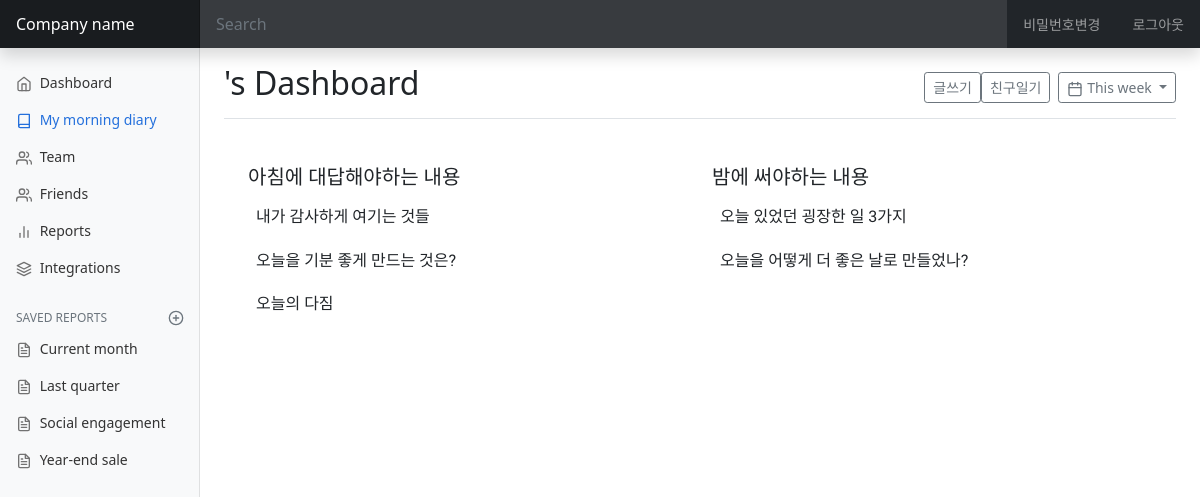
Page /today_diary/12/ (signed in) on the earlier database version.
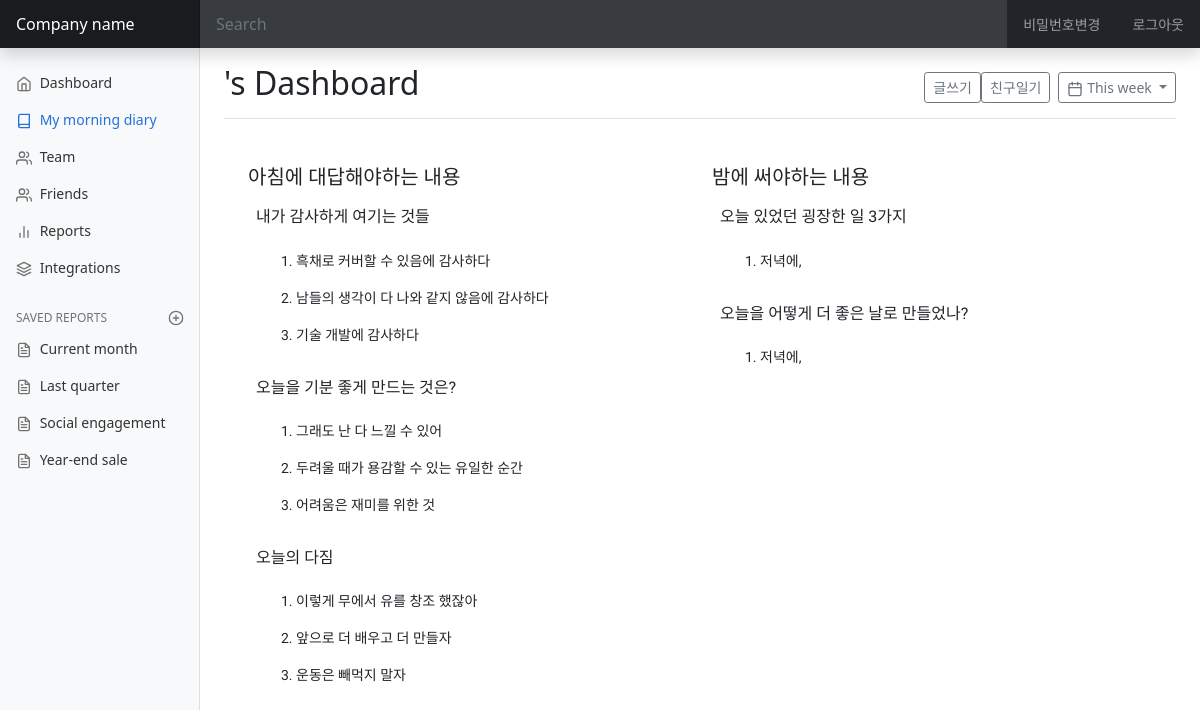
Same page on the later database version.
### diary/models.py (models this page shows, shortened)
class Diary(models.Model):
    thanks = models.TextField(blank=True, null=True)
    feelgood = models.TextField(blank=True, null=True)
    promise = models.TextField(blank=True, null=True)
    donegood = models.TextField(blank=True, null=True)
    makegood = models.TextField(blank=True, null=True)
    dt_created = models.DateTimeField(auto_now_add=True)
    dt_modified = models.DateTimeField(auto_now=True)
    author = models.ForeignKey(User, on_delete=models.SET_NULL, null=True)

### diary/views.py (the view)
# urls.py: path('today_diary/<int:user_id>/', views.TodayDiary.as_view(), name='today-diary'),
class TodayDiary(LoginRequiredMixin, View):
    def get(self, request, user_id):
        today_diary = Diary.objects.filter(author = request.user).filter(dt_created__date=today_humandate)
        if today_diary:
            today_diary=today_diary[0]
            context = {
                "user_id": user_id,
                "today_diary": today_diary,
                "thanks_list": today_diary.thanks.split(", "),
                "feelgood_list": today_diary.feelgood.split(", "),
                "promise_list": today_diary.promise.split(", "),
                "donegood_list": today_diary.donegood.split(", "),
                "makegood_list": today_diary.makegood.split(", ")
            }
        else:
            context = {
                "user_id": user_id,
            }
        return render(request, 'diary/today_diary.html', context=context)

### diary/templates/diary/today_diary.html (shortened to what this page needs)
{% extends 'diary/base.html' %}
{% block main_area %}
<main class="col-md-9 ms-sm-auto col-lg-10 px-md-4">
	<div class="d-flex justify-content-between flex-wrap flex-md-nowrap align-items-center pt-3 pb-2 mb-3 border-bottom">
		<h1 class="h2">{{ username }}'s Dashboard</h1>
		<div class="btn-toolbar mb-2 mb-md-0">
			<div class="btn-group me-2">
				<a href="{% url 'diary-write' %}"><button type="button" class="btn btn-sm btn-outline-secondary">글쓰기</button></a>
				<a href="{% url 'friends-diary' user.pk %}"><button type="button" class="btn btn-sm btn-outline-secondary">친구일기</button></a>
			</div>
			<button type="button" class="btn btn-sm btn-outline-secondary dropdown-toggle">
				<span data-feather="calendar"></span>
				This week
			</button>
		</div>
	</div>
  <div class="row">
		<div class="container body-content">
			<div class="container">
				<div class="row justify-content-start" style="padding-top:10px;">
					<div class="col-12 col-md-6" style="padding-top:10px;">
						<div class="row justify-content-center diary-content" style="padding-top:10px;">
							<h5>아침에 대답해야하는 내용</h5>
						</div>
						<div class="row justify-content-center diary-content" style="padding-top:10px;">
							<h6 class="ms-3">내가 감사하게 여기는 것들</h6>
							<ol>
								{% for thanks in thanks_list %}
								<p><li class="ms-5">{{ i }} {{ thanks }}</li></p>
								{% endfor %}
							</ol>
							<h6 class="ms-3">오늘을 기분 좋게 만드는 것은?</h6>
							<ol>
								{% for feelgood in feelgood_list %}
								<p><li class="ms-5">{{ i }} {{ feelgood }}</li></p>
								{% endfor %}
							</ol>
							<h6 class="ms-3">오늘의 다짐</h6>
							<ol>
								{% for promise in promise_list %}
								<p><li class="ms-5">{{ i }} {{ promise }}</li></p>
								{% endfor %}
							</ol>
						</div>
					</div>
					<div class="col-12 col-md-6" style="padding-top:10px;">
						<div class="row justify-content-center diary-content" style="padding-top:10px;">
							<h5>밤에 써야하는 내용</h5>
						</div>
						<div class="row justify-content-center diary-content" style="padding-top:10px;">
							<h6 class="ms-3">오늘 있었던 굉장한 일 3가지</h6>
							<ol>
								{% for donegood in donegood_list %}
								<p><li class="ms-5">{{ i }} {{ donegood }}</li></p>
								{% endfor %}
							</ol>
							<h6 class="ms-3">오늘을 어떻게 더 좋은 날로 만들었나?</h6>
							<ol>
								{% for makegood in makegood_list %}
								<p><li class="ms-5">{{ i }} {{ makegood }}</li></p>
								{% endfor %}
							</ol>
						</div>
					</div>
				</div>
			</div>
		</div>
	</div>
	</div>
{% endblock main_area %}

Differences in the rows shown:
added Diary: donegood_list "저녁에,", makegood_list "저녁에,"
Other differences:
new list line: "흑채로 커버할 수 있음에 감사하다"
new list line: "남들의 생각이 다 나와 같지 않음에 감사하다"
new list line: "기술 개발에 감사하다"
new list line: "그래도 난 다 느낄 수 있어"
new list line: "두려울 때가 용감할 수 있는 유일한 순간"
new list line: "어려움은 재미를 위한 것"
new list line: "이렇게 무에서 유를 창조 했잖아"
new list line: "앞으로 더 배우고 더 만들자"
new list line: "운동은 빼먹지 말자"
